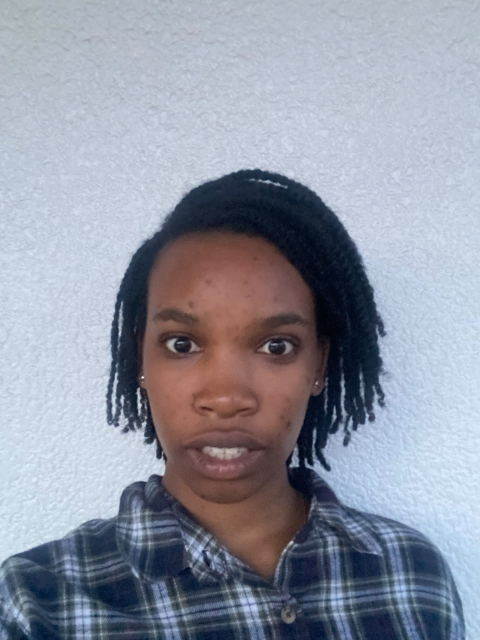
#> input picture data/images/WhatsApp Image 2026-11-10 at 7.03.20 PM.jpeg, 960 x 1280 px (shown at 1/2 size)
$ python -i image_features.py   (imports and definitions only)
#> lines starting #> are read from the running program, lines starting #| are printed output that depends on the picture
#> in recognise_face, img is the input picture: PIL image 960x1280 RGB; mean R, G, B 143.6, 148.6, 162.2
"""Face part of the system: cut out a face, turn it into numbers and say who it is.

Used by the notebook and by the command line app.
Main function for the app:
    recognise_face(path) -> (member, confidence)

Run:  python src/image_features.py <photo path>
"""
import json

import cv2
import joblib
import numpy as np
import pandas as pd
from PIL import Image, ImageOps
from sklearn.linear_model import LogisticRegression
from sklearn.metrics import accuracy_score, f1_score, log_loss
from sklearn.model_selection import LeaveOneGroupOut
from sklearn.pipeline import make_pipeline
from sklearn.preprocessing import StandardScaler
from tensorflow.keras.applications import MobileNetV2
from tensorflow.keras.applications.mobilenet_v2 import preprocess_input

from config import (FACE_BORDER, FACE_METRICS_PATH, FACE_MODEL_PATH, FACE_SIZE, FACE_THRESHOLD,
                    IMAGE_FEATURES_CSV, IMAGES_DIR, RANDOM_STATE, UNAUTHORIZED_DIR)

#OpenCV's ready-made face finder
FACE_FINDER = cv2.CascadeClassifier(
    cv2.data.haarcascades + "haarcascade_frontalface_default.xml"
)

#search settings from strict to soft(scale, neighbors)
FACE_SEARCH_SETTINGS = [(1.1, 5), (1.05, 3), (1.03, 2)]


# -------------------------------------------------------------- face
def crop_face(img):
    """Find the face and cut it out. If no face is found, keep the whole picture."""
    pic = np.array(img.convert("RGB"))
    gray = cv2.cvtColor(pic, cv2.COLOR_RGB2GRAY)
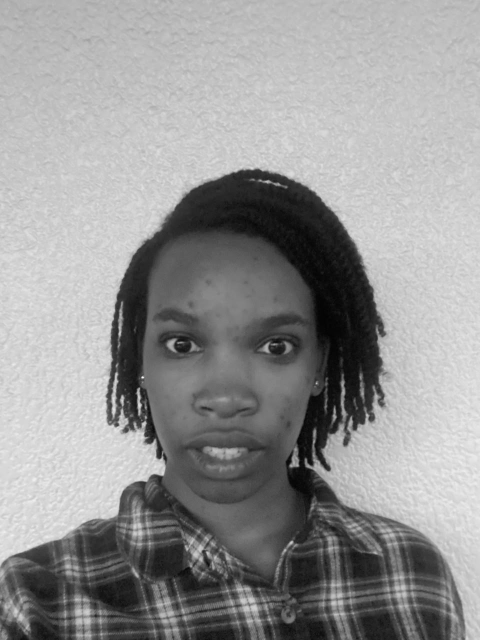
#> gray: shape (1280, 960) (shown at 1/2 size); min 2, max 253, mean 148.6

    #ignore tiny shapes(a face is at least 15% of the picture)
    min_size = (int(0.15 * min(gray.shape)),) * 2
#> min_size = (144, 144)

    #try the strict setting first then softer ones
    faces = ()
    for scale, neighbors in FACE_SEARCH_SETTINGS:
        faces = FACE_FINDER.detectMultiScale(gray, scale, neighbors, minSize=min_size)
        if len(faces) > 0:
            break
#> this loop made 1 pass
#> faces on pass 1: [[235, 518, 443, 443]]
    if len(faces) == 0:
        return img

    #keep the biggest face
    x, y, w, h = max(faces, key=lambda f: f[2] * f[3])
#> x = 235; y = 518; w = 443; h = 443

    #add a small border around the face
    m = int(FACE_BORDER * w)
#> m = 22
    x1, y1 = max(x - m, 0), max(y - m, 0)
#> x1 = 213; y1 = 496
    x2, y2 = x + w + m, y + h + m
#> x2 = 700; y2 = 983
    return Image.fromarray(pic[y1:y2, x1:x2])
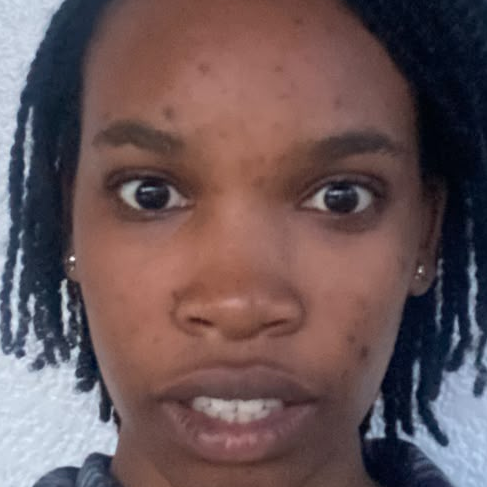
#> returned value: PIL image 487x487 RGB; mean R, G, B 105.8, 85.7, 87.6


# ------------------------------------------------------------ versions
# [8 lines left out: function make_versions, not called in this run]


# ------------------------------------------------------------ numbers
#ready-made model that can see pictures: it gives 1280 numbers for each face
# [4 lines that did not run here, left out]


def get_numbers(img):
    """Turn one face picture into 1280 numbers (an embedding)."""
    img = img.convert("RGB").resize((FACE_SIZE, FACE_SIZE))  #same size for all faces
#> img: PIL image 224x224 RGB
    arr = np.array(img, dtype="float32")
#> (the run stopped early here; a loop or call above may not have finished)

$ run again, on data/images/WhatsApp Image 2026-11-11 at 10.13.13 AM (1).jpeg
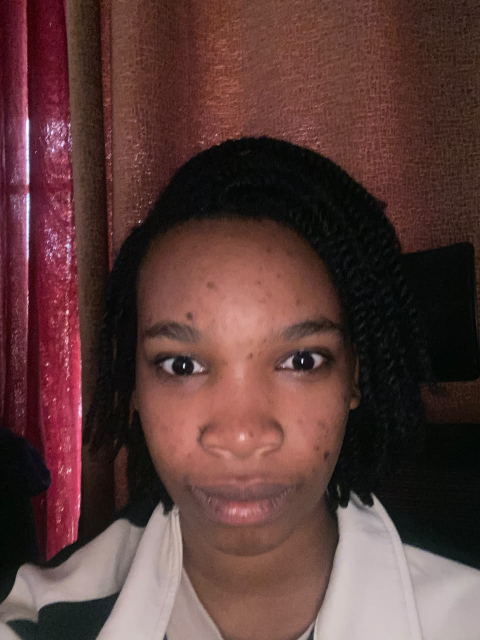
#> input picture data/images/WhatsApp Image 2026-11-11 at 10.13.13 AM (1).jpeg, 960 x 1280 px (shown at 1/2 size)
#> in recognise_face, img is the input picture: PIL image 960x1280 RGB; mean R, G, B 91.4, 60.2, 57.7
#> in crop_face, `gray = cv2.cvtColor(pic, cv2.COLOR_RGB2GRAY)`:
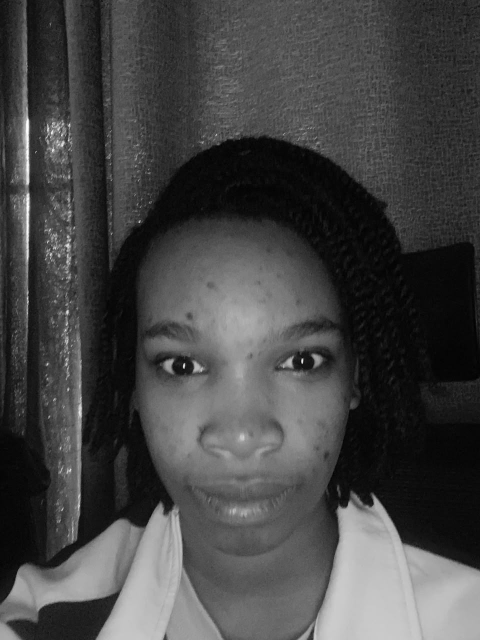
#> gray: shape (1280, 960) (shown at 1/2 size); min 0, max 255, mean 69.2
#> the loop in crop_face, `for scale, neighbors in FACE_SEARCH_SETTINGS:` made 1 pass
#> faces on pass 1: [[219, 531, 527, 527]]
#> x = 219; y = 531; w = 527
#> m = 26
#> x1 = 193; y1 = 505
#> x2 = 772; y2 = 1084
#> in crop_face, `return Image.fromarray(pic[y1:y2, x1:x2])`:
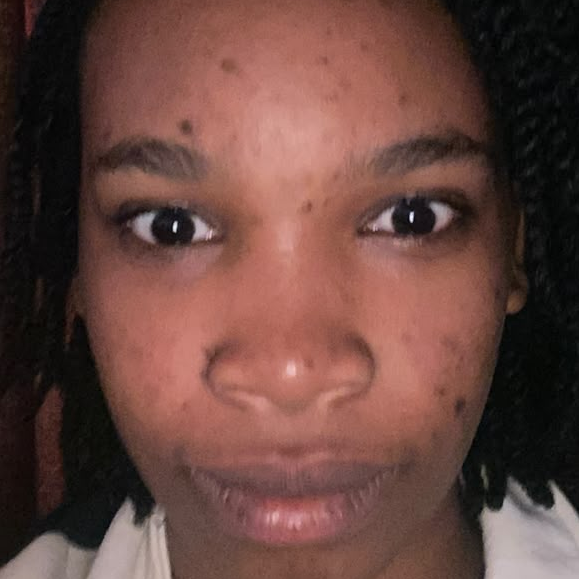
#> returned value: PIL image 579x579 RGB; mean R, G, B 103.2, 69.4, 62.8
#> img: PIL image 224x224 RGB

$ run again, on data/images/WhatsApp Image 2026-11-11 at 10.13.13 AM.jpeg
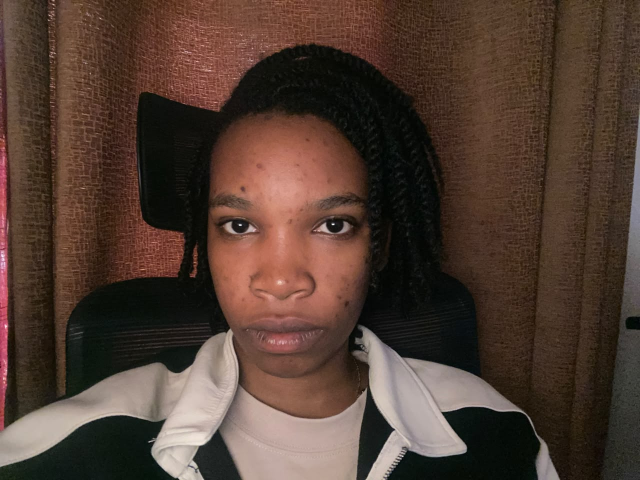
#> input picture data/images/WhatsApp Image 2026-11-11 at 10.13.13 AM.jpeg, 1280 x 960 px (shown at 1/2 size)
#> in recognise_face, img is the input picture: PIL image 1280x960 RGB; mean R, G, B 81.4, 61, 50.5
#> in crop_face, `gray = cv2.cvtColor(pic, cv2.COLOR_RGB2GRAY)`:
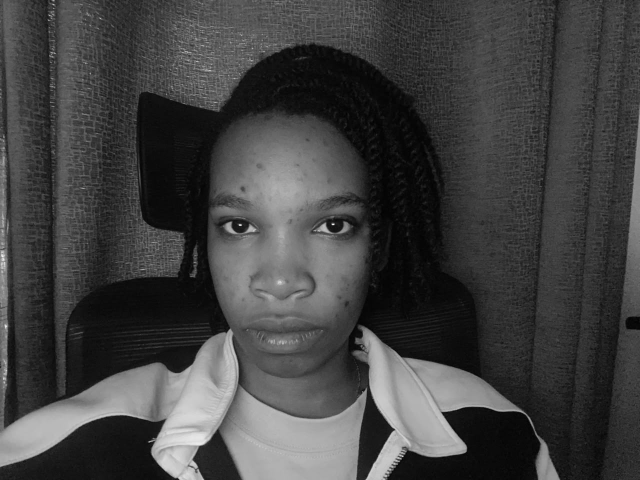
#> gray: shape (960, 1280) (shown at 1/2 size); min 0, max 255, mean 65.9
#> the loop in crop_face, `for scale, neighbors in FACE_SEARCH_SETTINGS:` made 1 pass
#> faces on pass 1: [[372, 306, 388, 388]]
#> x = 372; y = 306; w = 388
#> m = 19
#> x1 = 353; y1 = 287
#> x2 = 779; y2 = 713
#> in crop_face, `return Image.fromarray(pic[y1:y2, x1:x2])`:
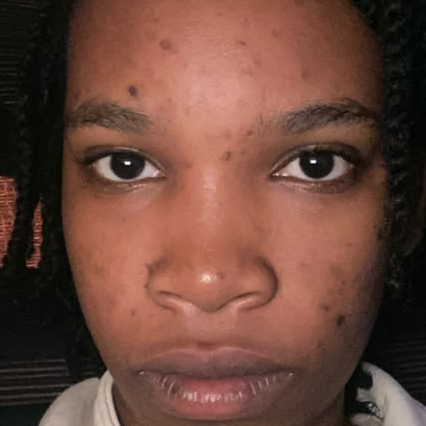
#> returned value: PIL image 426x426 RGB; mean R, G, B 107.7, 70.9, 59.1
#> img: PIL image 224x224 RGB
